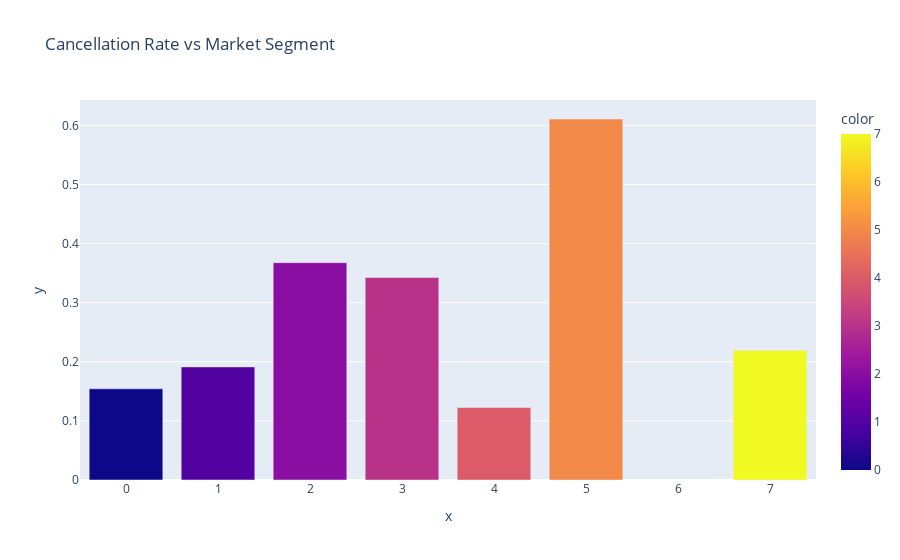

The notebook cell saved with this chart:
### Code cell
categories_values = list()
categories = sorted(df["market_segment"].unique())

for i in sorted(df["market_segment"].unique()):
    percentage = df.groupby("market_segment")["cancellation"].sum()[i] / len(df[df["market_segment"] == i])
    categories_values.append(percentage)

fig = px.bar(x=categories, y=categories_values, title="Cancellation Rate vs Market Segment", color=categories)
fig.show()

### Figure 1 — Plotly figure (JSON) as saved in the notebook; plotly's stock layout.template omitted (floating-point values rounded to 4 significant figures)
{"data": [{"alignmentgroup": "True", "hovertemplate": "x=%{x}<br>y=%{y}<br>color=%{marker.color}<extra></extra>", "legendgroup": "", "marker": {"color": [0, 1, 2, 3, 4, 5, 7], "coloraxis": "coloraxis", "pattern": {"shape": ""}}, "name": "", "offsetgroup": "", "orientation": "v", "showlegend": false, "textposition": "auto", "type": "bar", "x": [0, 1, 2, 3, 4, 5, 7], "xaxis": "x", "y": [0.1542, 0.1914, 0.3677, 0.3426, 0.1226, 0.6108, 0.2194], "yaxis": "y"}], "layout": {"barmode": "relative", "coloraxis": {"colorbar": {"title": {"text": "color"}}, "colorscale": [[0, "#0d0887"], [0.1111, "#46039f"], [0.2222, "#7201a8"], [0.3333, "#9c179e"], [0.4444, "#bd3786"], [0.5556, "#d8576b"], [0.6667, "#ed7953"], [0.7778, "#fb9f3a"], [0.8889, "#fdca26"], [1, "#f0f921"]]}, "legend": {"tracegroupgap": 0}, "title": {"text": "Cancellation Rate vs Market Segment"}, "xaxis": {"anchor": "y", "domain": [0, 1], "title": {"text": "x"}}, "yaxis": {"anchor": "x", "domain": [0, 1], "title": {"text": "y"}}}}
